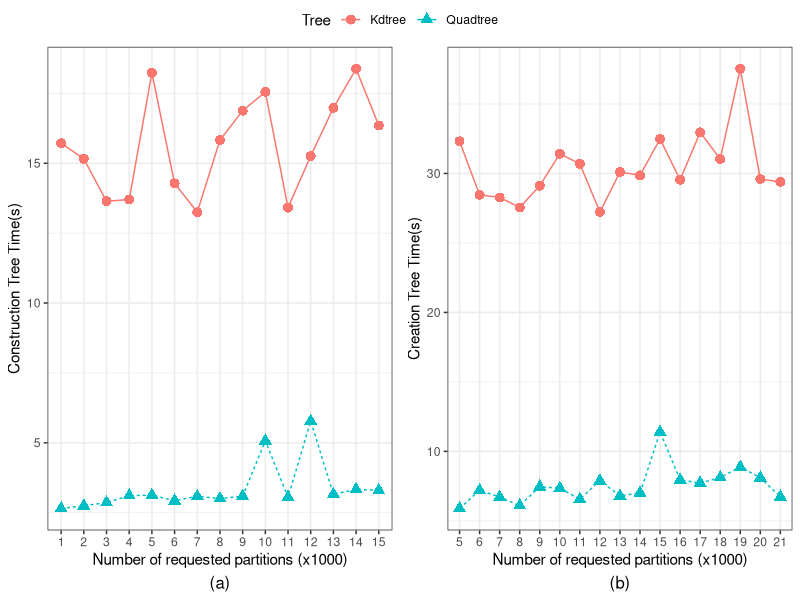
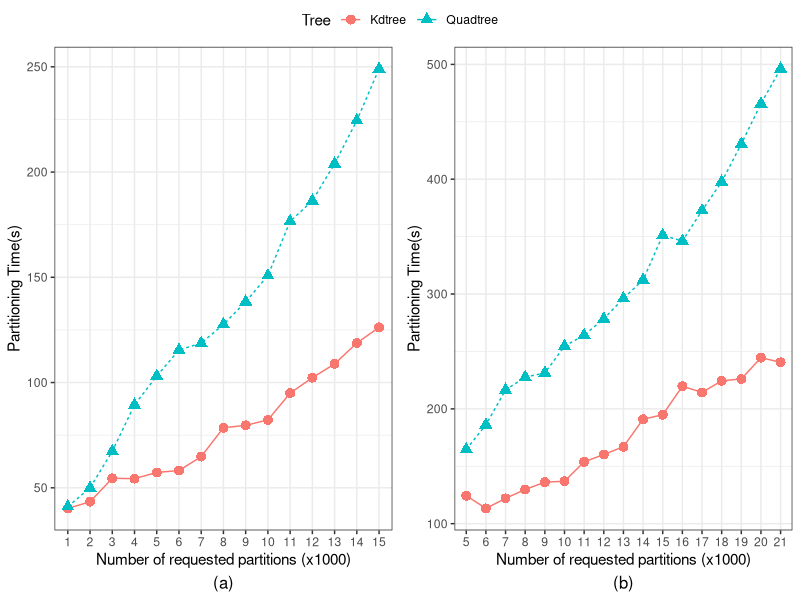
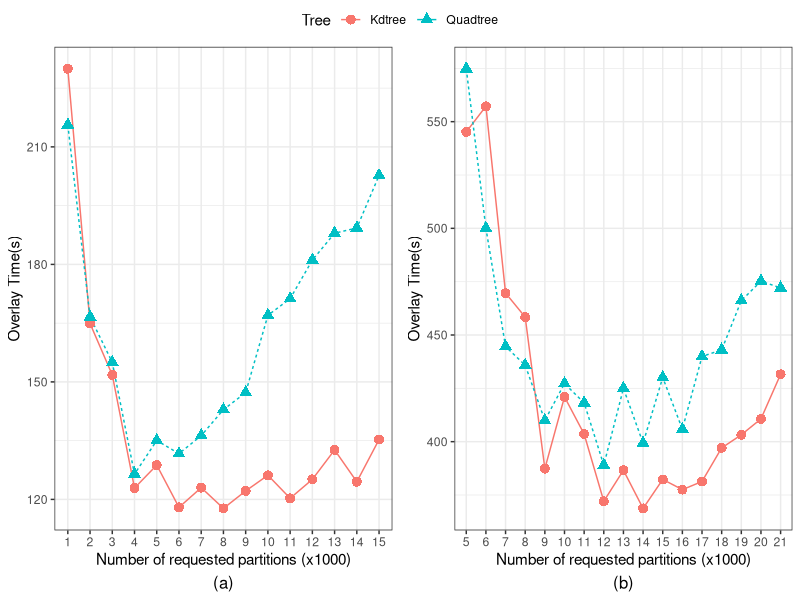
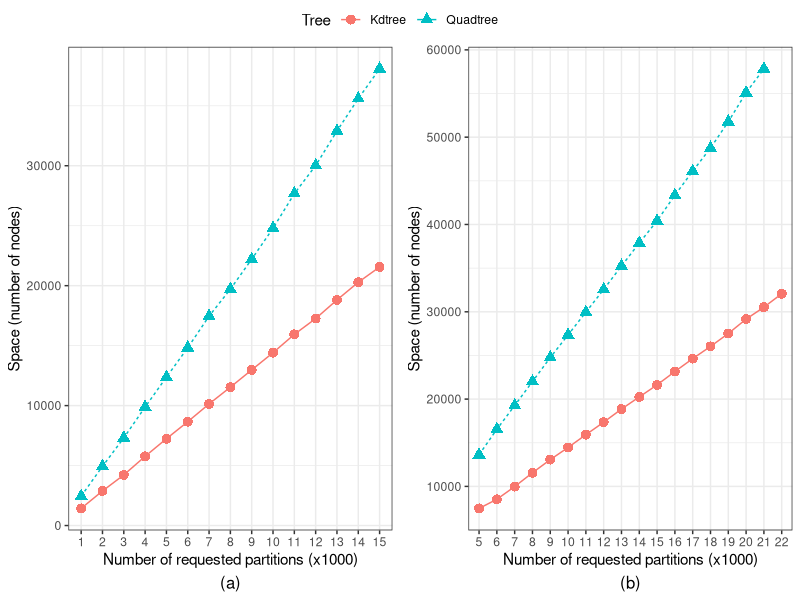
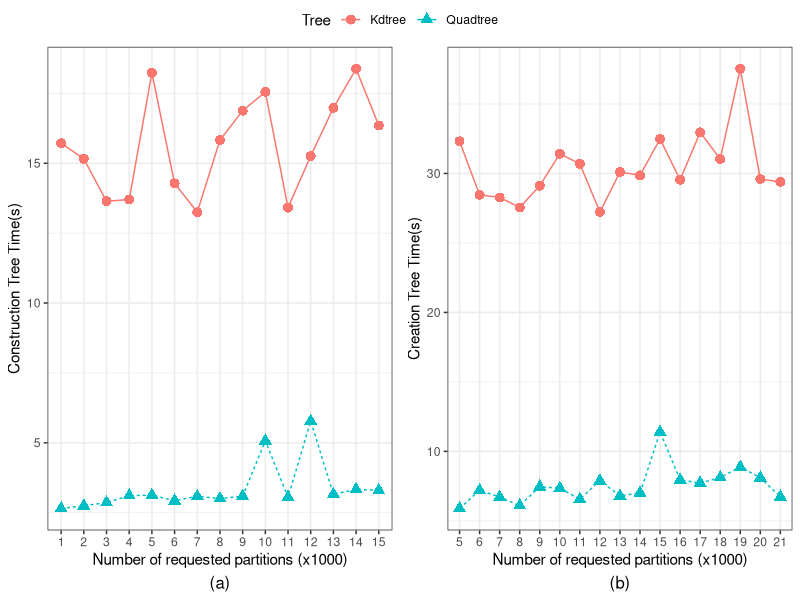
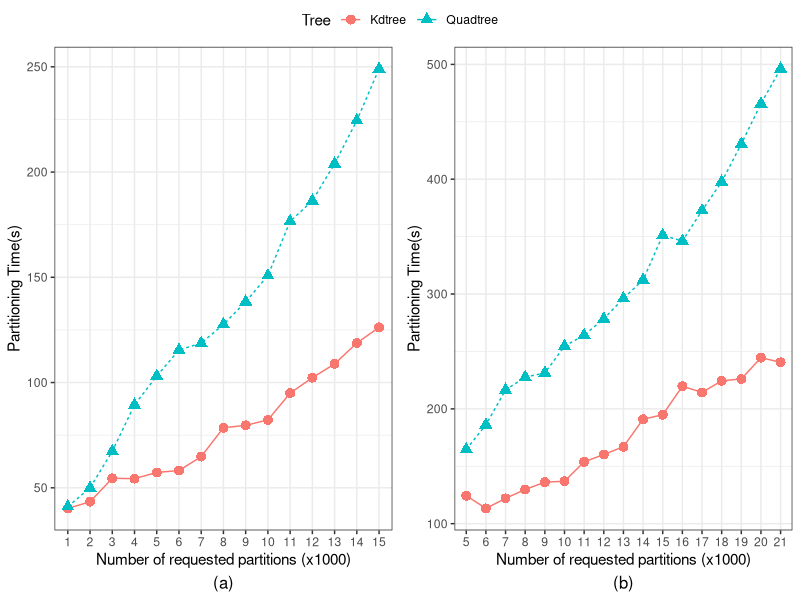
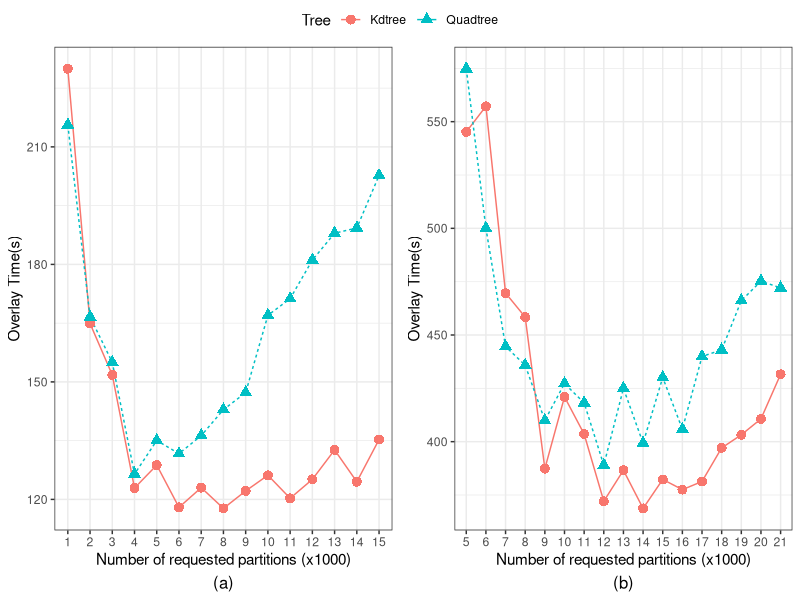
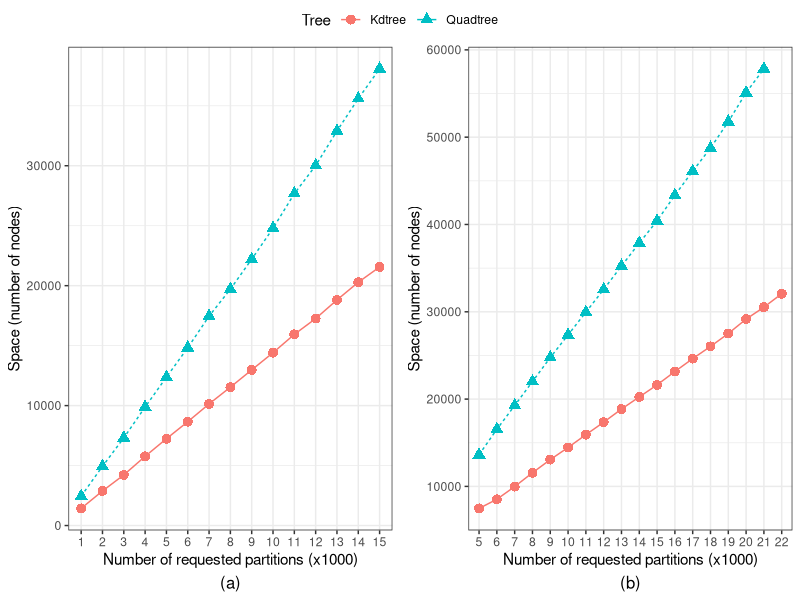

Generate these figures, in order, with R:
library(tidyverse)
library(ggpubr)

dataCreationMainUS <- read_tsv("mainus_creation_times.tsv")

p = ggplot(dataCreationMainUS, aes(x = as.factor(partitions), y = time, group = tree)) +
  geom_line(aes(linetype = tree, color = tree)) + 
  geom_point(aes(shape = tree, color = tree), size = 3) +
  labs(x="Number of requested partitions (x1000)", y="Construction Tree Time(s)", caption = "(a)") +
  scale_color_discrete("Tree") +
  scale_shape_discrete("Tree") +
  guides(linetype = "none") +
  theme_bw() +
  theme(legend.position="top", plot.caption = element_text(hjust = 0.5, size = 12))

dataCreationGADM <- read_tsv("gadm_creation_times.tsv")

q = ggplot(dataCreationGADM, aes(x = as.factor(partitions), y = time, group = tree)) +
  geom_line(aes(linetype = tree, color = tree)) + 
  geom_point(aes(shape = tree, color = tree), size = 3) +
  labs(x="Number of requested partitions (x1000)", y="Creation Tree Time(s)", caption = "(b)") +
  scale_color_discrete("Tree") +
  scale_shape_discrete("Tree") +
  guides(linetype = "none") +
  theme_bw() +
  theme(legend.position="top", plot.caption = element_text(hjust = 0.5, size = 12))

W = 8
H = 4
ggarrange(p, q, ncol=2, nrow=1, common.legend = TRUE, legend="top")
ggsave(paste0("K_Creation.pdf"), width = W, height = H)

################################################################################

dataPartitioningMainUS <- read_tsv("mainus_partitioning_times.tsv")

p = ggplot(dataPartitioningMainUS, aes(x = as.factor(partitions), y = time, group = tree)) +
  geom_line(aes(linetype = tree, color = tree)) + 
  geom_point(aes(shape = tree, color = tree), size = 3) +
  labs(x="Number of requested partitions (x1000)", y="Partitioning Time(s)", caption = "(a)") +
  scale_color_discrete("Tree") +
  scale_shape_discrete("Tree") +
  guides(linetype = "none") +
  theme_bw() +
  theme(legend.position="top", plot.caption = element_text(hjust = 0.5, size = 12))


dataPartitioningGADM <- read_tsv("gadm_partitioning_times.tsv")

q = ggplot(dataPartitioningGADM, aes(x = as.factor(partitions), y = time, group = tree)) +
  geom_line(aes(linetype = tree, color = tree)) + 
  geom_point(aes(shape = tree, color = tree), size = 3) +
  labs(x="Number of requested partitions (x1000)", y="Partitioning Time(s)", caption = "(b)") +
  scale_color_discrete("Tree") +
  scale_shape_discrete("Tree") +
  guides(linetype = "none") +
  theme_bw() +
  theme(legend.position="top", plot.caption = element_text(hjust = 0.5, size = 12))

ggarrange(p, q, ncol=2, nrow=1, common.legend = TRUE, legend="top")
ggsave(paste0("K_Partitioning.pdf"), width = W, height = H)

################################################################################

dataOverlayMainUS <- read_tsv("mainus_overlay_times.tsv")

p = ggplot(dataOverlayMainUS, aes(x = as.factor(partitions), y = time, group = tree)) +
  geom_line(aes(linetype = tree, color = tree)) + 
  geom_point(aes(shape = tree, color = tree), size = 3) +
  labs(x="Number of requested partitions (x1000)", y="Overlay Time(s)", caption = "(a)") +
  scale_color_discrete("Tree") +
  scale_shape_discrete("Tree") +
  guides(linetype = "none") +
  theme_bw() +
  theme(legend.position="top", plot.caption = element_text(hjust = 0.5, size = 12))

dataOverlayGADM <- read_tsv("gadm_overlay.tsv")

q = ggplot(dataOverlayGADM, aes(x = as.factor(partitions), y = time, group = tree)) +
  geom_line(aes(linetype = tree, color = tree)) + 
  geom_point(aes(shape = tree, color = tree), size = 3) +
  labs(x="Number of requested partitions (x1000)", y="Overlay Time(s)", caption = "(b)") +
  scale_color_discrete("Tree") +
  scale_shape_discrete("Tree") +
  guides(linetype = "none") +
  theme_bw() +
  theme(legend.position="top", plot.caption = element_text(hjust = 0.5, size = 12))

ggarrange(p, q, ncol=2, nrow=1, common.legend = TRUE, legend="top")
ggsave(paste0("K_Overlay.pdf"), width = W, height = H)

################################################################################

dataSpaceMainUS <- read_tsv("mainus_overlay_space.tsv")

p = ggplot(dataSpaceMainUS, aes(x = as.factor(partitions), y = nodes, group = tree)) +
  geom_line(aes(linetype = tree, color = tree)) + 
  geom_point(aes(shape = tree, color = tree), size = 3) +
  labs(x="Number of requested partitions (x1000)", y="Space (number of nodes)", caption = "(a)") +
  scale_color_discrete("Tree") +
  scale_shape_discrete("Tree") +
  guides(linetype = "none") +
  theme_bw() +
  theme(legend.position="top", plot.caption = element_text(hjust = 0.5, size = 12))

dataSpaceGADM <- read_tsv("gadm_overlay_space.tsv")

q = ggplot(dataSpaceGADM, aes(x = as.factor(partitions), y = nodes, group = tree)) +
  geom_line(aes(linetype = tree, color = tree)) + 
  geom_point(aes(shape = tree, color = tree), size = 3) +
  labs(x="Number of requested partitions (x1000)", y="Space (number of nodes)", caption = "(b)") +
  scale_color_discrete("Tree") +
  scale_shape_discrete("Tree") +
  guides(linetype = "none") +
  theme_bw() +
  theme(legend.position="top", plot.caption = element_text(hjust = 0.5, size = 12))

ggarrange(p, q, ncol=2, nrow=1, common.legend = TRUE, legend="top")
ggsave(paste0("K_Space.pdf"), width = W, height = H)
